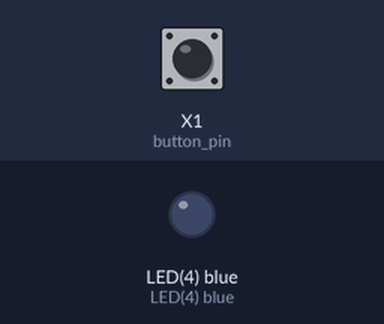
The program below on a simulated pyboard running MicroPython. Parts: output pins drawn as LEDs (lit = HIGH). Dashed ring = blinking. The test bench sets the inputs (shaded band); at power-on: X1 (button_pin) LOW.

Above: at 1.2 s.
1.3 s: X1 (button_pin) pulled HIGH for 1 s
At 1.45 s:
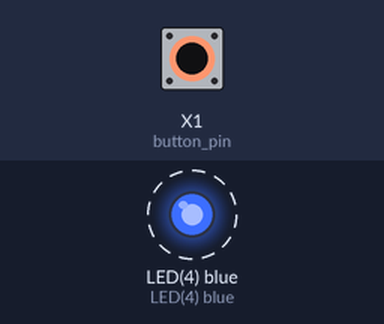
3.8 s: X1 (button_pin) pulled HIGH for 0.15 s
At 5.0 s:
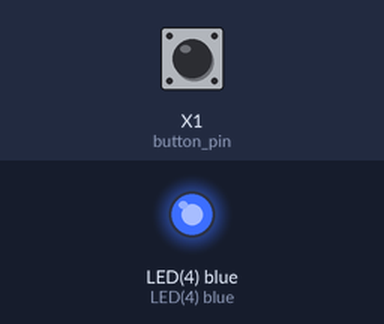
5.4 s: X1 (button_pin) pulled HIGH for 3.2 s
At 9.8 s:
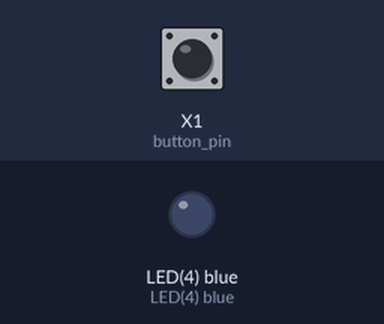
Timing chart, 0 to 11.3 s (numbered marks = the images above; inputs shaded):
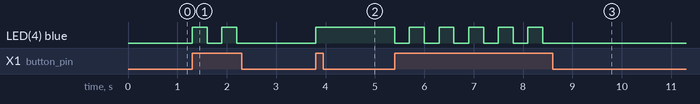

The program:

button.py
```python
# A push button is connected with a pull down resistor to pin X1

# X1 is the pin at the bottom-left corner of the board
# (USB port pointing right, ARM chip facing the user)

import pyb

# set variable button_pin to Pin 'X1'
button_pin = pyb.Pin('X1', pyb.Pin.IN)
led = pyb.LED(4)

# if button is pressed, it toggles the state of the LED and waits 300 milliseconds

while True:
	# Pin.value() gets the state of Pin and returns True of False
  if button_pin.value() == True:
    led.toggle()
    # adding a bit of a delay so the led doesn't toggle too fast
    pyb.delay(300)
```

Measured:
- after the input at 1.3 s, LED(4) blue: alternates HIGH for 0.30 s and LOW for 0.30 s, 4 changes in all, then stays LOW, starting at once
- after the input at 3.8 s, LED(4) blue: LOW → HIGH at once
- after the input at 5.4 s, LED(4) blue: alternates HIGH for 0.30 s and LOW for 0.30 s, 11 changes in all, then stays LOW, starting at once
